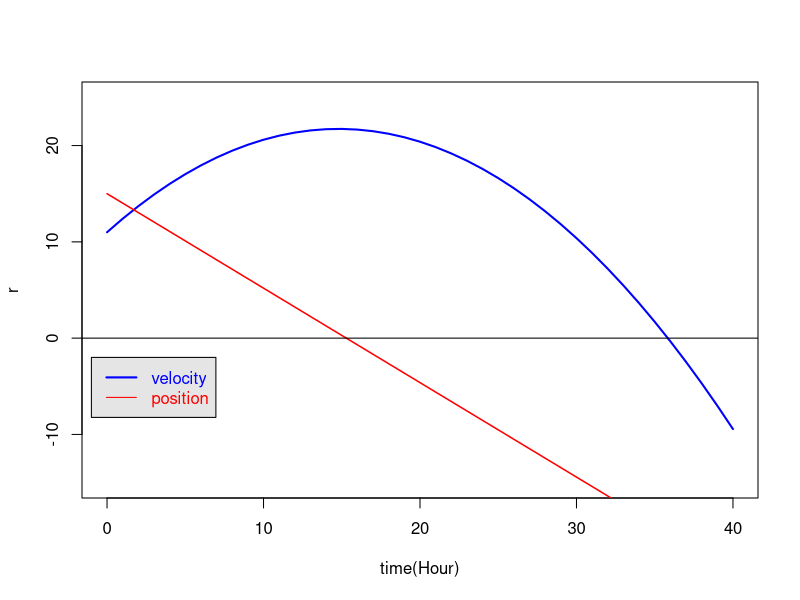

R code for this plot:
sl = 4
dt = 0.1
ni = sl/dt
a = -9.81
v = vector(length=ni)
r = vector(length=ni)
v[1] = 15
r[1] = 11
ti=c(0:ni)

for (i in 1:ni){
  v[i+1] = v[i] + a*dt
  r[i+1] = r[i] + v[i+1]*dt
}

plot(ti,r,type = "l",lwd=2,col="blue",xlab = "time(Hour)",ylim = c(-15,25))
points(ti,v,type = "l",lwd=1.5,col="red")
abline(h=0)
legend(-1,-2,c("velocity","position"),col=c("blue","red"),text.col = c("blue","red"), lwd = c(2,1), bg = "gray90")